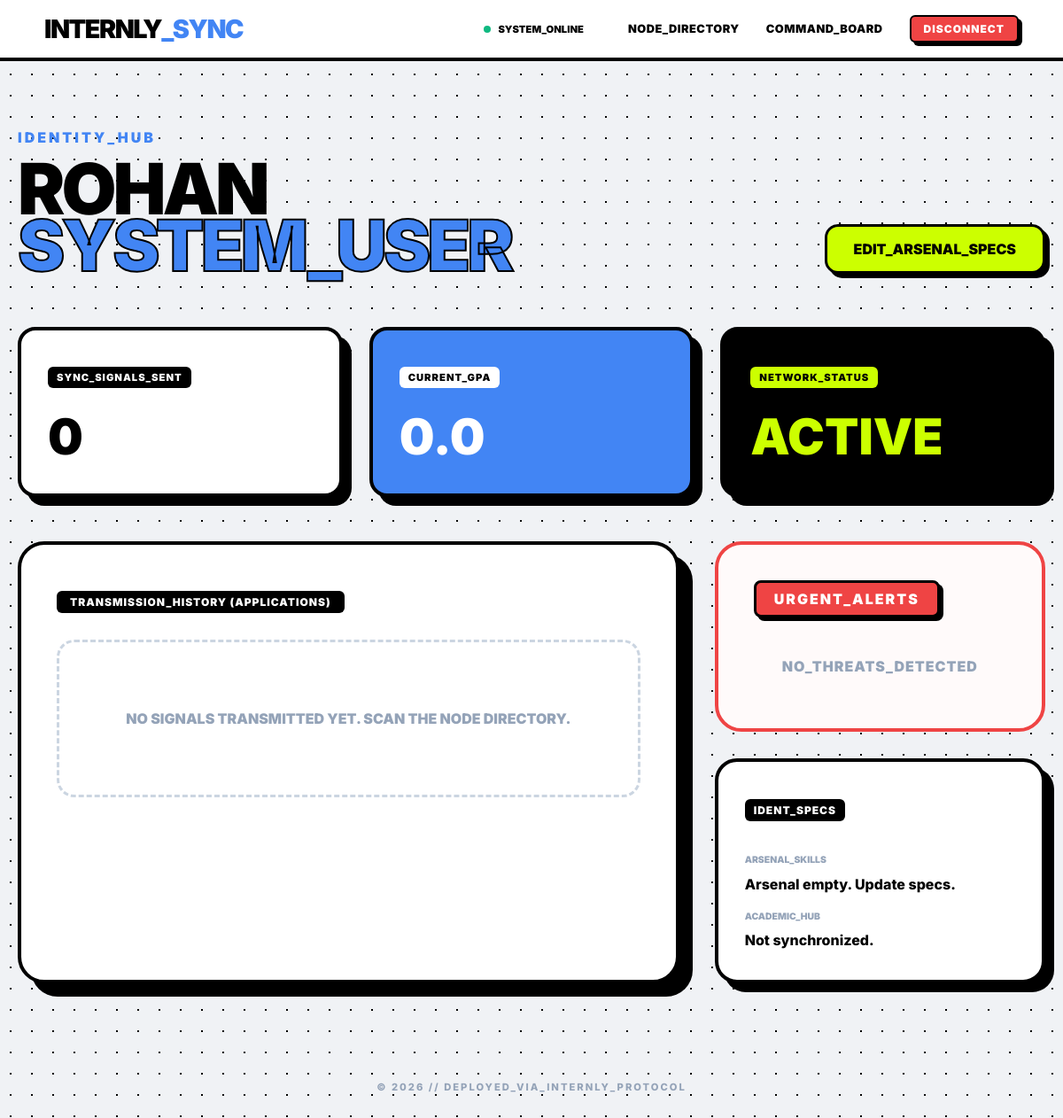
Page /student/dashboard/ (signed in) on the earlier database version.
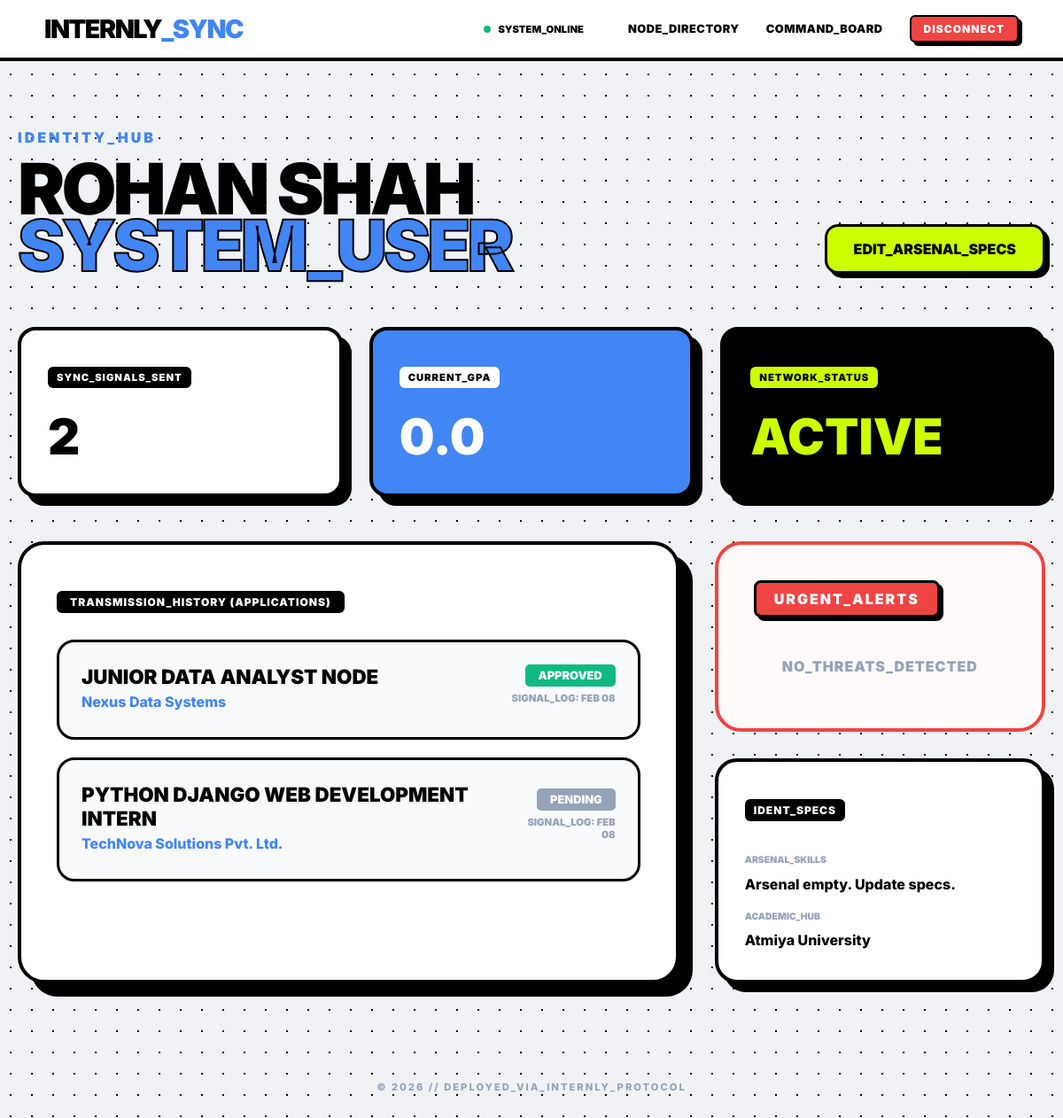
Same page on the later database version.
### management/models.py (models this page shows, shortened)
class UserProfile(models.Model):
    ROLE_CHOICES = (
        ('STUDENT', 'Student'),
        ('FACULTY', 'Faculty'),
    )
    user = models.OneToOneField(User, on_delete=models.CASCADE)
    role = models.CharField(max_length=10, choices=ROLE_CHOICES, default='STUDENT')
    full_name = models.CharField(max_length=100, blank=True, null=True)
    academy_name = models.CharField(max_length=200, blank=True, null=True)
    bio = models.TextField(blank=True, null=True)
    phone_number = models.CharField(max_length=15, blank=True, null=True)
    office_location = models.CharField(max_length=100, blank=True, null=True)
    research_interest = models.CharField(max_length=255, blank=True, null=True)
    major = models.CharField(max_length=100, blank=True, null=True)
    gpa = models.DecimalField(max_digits=4, decimal_places=2, blank=True, null=True)
    skills = models.TextField(blank=True, null=True)
    resume = models.FileField(upload_to='resumes/', blank=True, null=True)

class Application(models.Model):
    STATUS_CHOICES = (
        ('PENDING', 'Pending'),
        ('APPROVED', 'Approved'),
        ('REJECTED', 'Rejected'),
    )
    student = models.ForeignKey(User, on_delete=models.CASCADE, related_name='applications')
    internship = models.ForeignKey(Internship, on_delete=models.CASCADE, related_name='application_set')
    status = models.CharField(max_length=10, choices=STATUS_CHOICES, default='PENDING')
    applied_at = models.DateTimeField(auto_now_add=True)

class Internship(models.Model):
    faculty = models.ForeignKey(User, on_delete=models.CASCADE, related_name='posted_internships')
    title = models.CharField(max_length=200)
    company_name = models.CharField(max_length=200, default="Institutional Dept")
    stipend = models.CharField(max_length=100, blank=True, null=True)
    external_apply_link = models.URLField(blank=True, null=True)
    description = models.TextField()
    required_skills = models.TextField()
    location = models.CharField(max_length=100, default="Remote")
    deadline = models.DateTimeField()
    created_at = models.DateTimeField(auto_now_add=True)

### management/views.py (the view)
# urls.py: path('student/dashboard/', views.student_dashboard, name='student_dashboard'),
@login_required
def student_dashboard(request):
    profile = request.user.userprofile
    threshold = timezone.now() + timedelta(days=3)
    urgent_nodes = Internship.objects.filter(
        deadline__gte=timezone.now(),
        deadline__lte=threshold
    ).order_by('deadline')
    current_cgpa = profile.gpa if hasattr(profile, 'cgpa') else 0.0
    applications = Application.objects.filter(student=request.user)
    context = {
        'profile': profile,
        'applications': applications,
        'urgent_nodes': urgent_nodes, # Logic for
        'cgpa': current_cgpa # Logic for
    }
    return render(request, 'management/student_dashboard.html', context)

### management/templates/management/student_dashboard.html (shortened to what the changed rows need)
{% extends 'management/base.html' %}
{% block content %}
<div style="max-width: 1300px; margin: 0 auto; padding: 60px 20px;">
    <div style="display: flex; justify-content: space-between; align-items: flex-end; margin-bottom: 60px;">
        <div>
            <p style="font-weight: 900; color: var(--sync-blue); letter-spacing: 3px; text-transform: uppercase;">Identity_Hub</p>
            <h1 style="font-size: 5rem; font-weight: 950; line-height: 0.8; letter-spacing: -4px; margin: 0; text-transform: uppercase;">
                {{ profile.full_name|default:user.username }}<br><span style="color: var(--sync-blue); -webkit-text-stroke: 2px black;">SYSTEM_USER</span>
            </h1>
        </div>
    </div>
    <div style="display: grid; grid-template-columns: repeat(3, 1fr); gap: 30px; margin-bottom: 50px;">
        <div class="brutalist-card" style="padding: 30px; background: white; border: 4px solid black; border-radius: 20px; box-shadow: 10px 10px 0px black;">
            <p class="industrial-label" style="background: black; color: white; padding: 5px 10px; font-weight: 900; font-size: 0.7rem;">Sync_Signals_Sent</p>
            <h2 style="font-size: 3.5rem; margin: 10px 0 0; font-weight: 950;">{{ applications.count }}</h2>
        </div>
        <div class="brutalist-card" style="padding: 30px; background: var(--sync-blue); color: white; border: 4px solid black; border-radius: 20px; box-shadow: 10px 10px 0px black;">
            <p class="industrial-label" style="background: white; color: black; padding: 5px 10px; font-weight: 900; font-size: 0.7rem;">Current_GPA</p>
            <h2 style="font-size: 3.5rem; margin: 10px 0 0; font-weight: 950;">{{ profile.gpa|default:"0.0" }}</h2>
        </div>
        <div class="brutalist-card" style="padding: 30px; background: black; color: white; border: 4px solid black; border-radius: 20px; box-shadow: 10px 10px 0px black;">
            <h2 style="font-size: 3.5rem; margin: 10px 0 0; color: var(--sync-neon); font-weight: 950;">ACTIVE</h2>
        </div>
    </div>
    <div style="display: grid; grid-template-columns: 2fr 1fr; gap: 40px;">
        <div class="brutalist-card" style="padding: 40px; background: white; border: 4px solid black; border-radius: 30px; box-shadow: 15px 15px 0px black;">
            {% for app in applications %}
            <div style="background: #f8fafc; border: 3px solid black; border-radius: 20px; padding: 25px; margin-bottom: 20px; display: flex; justify-content: space-between; align-items: center;">
                <div>
                    <h3 style="font-weight: 900; font-size: 1.4rem; margin: 0; text-transform: uppercase;">{{ app.internship.title }}</h3>
                    <p style="font-weight: 800; color: var(--sync-blue); margin: 5px 0;">{{ app.internship.company_name }}</p>
                </div>
                <div style="text-align: right;">
                    <span style="padding: 5px 15px; border-radius: 5px; font-weight: 900; color: white; font-size: 0.8rem;
                        {% if app.status == 'APPROVED' %}background: #10b981;
                        {% elif app.status == 'REJECTED' %}background: #ef4444;
                        {% else %}background: #94a3b8;{% endif %}">
                        {{ app.status }}
                    </span>
                    <p style="font-weight: 900; font-size: 0.7rem; color: #94a3b8; margin-top: 10px; text-transform: uppercase;">Signal_Log: {{ app.applied_at|date:"M d" }}</p>
                </div>
            </div>
            {% empty %}
            <div style="padding: 60px; text-align: center; border: 3px dashed #cbd5e1; border-radius: 20px;">
                <p style="font-weight: 900; color: #94a3b8;">NO SIGNALS TRANSMITTED YET. SCAN THE NODE DIRECTORY.</p>
            </div>
            {% endfor %}
        </div>
        <div style="display: flex; flex-direction: column; gap: 30px;">
            <div class="brutalist-card" style="padding: 30px; border: 4px solid black; border-radius: 25px; background: white; box-shadow: 10px 10px 0px black;">
                <div style="margin-top: 25px;">
                    <p style="font-weight: 900; color: #94a3b8; text-transform: uppercase; font-size: 0.65rem;">Arsenal_Skills</p>
                    <p style="font-weight: 800; font-size: 1rem; margin: 5px 0 20px;">{{ profile.skills|default:"Arsenal empty. Update specs." }}</p>
                    <p style="font-weight: 900; color: #94a3b8; text-transform: uppercase; font-size: 0.65rem;">Academic_Hub</p>
                    <p style="font-weight: 800; font-size: 1rem; margin: 5px 0;">{{ profile.academy_name|default:"Not synchronized." }}</p>
                </div>
            </div>
        </div>
    </div>
</div>
{% endblock %}

Differences in the rows shown:
changed UserProfile "Arsenal empty. Update specs.": full_name "ROHAN" → "ROHAN SHAH"; academy_name "Not synchronized." → "Atmiya University"
added Application: internship "JUNIOR DATA ANALYST NODE", internship.company_name "Nexus Data Systems", status "APPROVED", applied_at "FEB 08"
added Application: internship "PYTHON DJANGO WEB DEVELOPMENT INTERN", internship.company_name "TechNova Solutions Pvt. Ltd.", status "PENDING", applied_at "FEB 08"
Other differences:
{{ applications.count }}: "0" → "2"
text no longer shown: "NO SIGNALS TRANSMITTED YET. SCAN THE NODE DIRECTORY."
